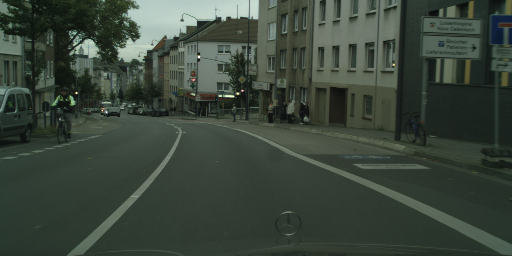
#> input picture images/aachen_000064_000019_leftImg8bit.png, 512 x 256 px, found by its file name
$ jupyter execute Lane_Detection.ipynb
#> lines starting #> are read from the running program, lines starting #| are printed output that depends on the picture; after the words box and inside, x2 and y2 are one past the last pixel; in counts of white or black regions, pixels touching at a corner belong together
[cell 1]
# Import necessary libraries
import cv2
import numpy as np
import matplotlib.pyplot as plt

# Function for gamma correction
def gamma_correction(image, gamma=1.0):
    """
    Apply gamma correction to the input image to adjust brightness.

    :param image: The input image (BGR format).
    :param gamma: The gamma factor for correction.
    :return: Gamma-corrected image (BGR format).
    """
    gamma_corrected = np.power(image / 255.0, gamma)
    gamma_corrected = (gamma_corrected * 255).astype(np.uint8)
    return gamma_corrected

[cell 2]
# Function for preprocessing the image
def preprocess_image(image):
    """
    Preprocess the input image for lane detection.

    :param image: The input image (BGR format).
    :return: Preprocessed image (grayscale, gamma-corrected).
    """
    # Convert the image to grayscale
    grayscale_image = cv2.cvtColor(image, cv2.COLOR_BGR2GRAY)

    # Apply gamma correction to enhance brightness
    gamma_corrected_image = gamma_correction(grayscale_image, gamma=1.5)

    return gamma_corrected_image

[cell 3]
# Function for detecting lane edges using Canny edge detection
def detect_lane_edges(image):
    """
    Detect lane edges using Canny edge detection.

    :param image: The preprocessed image (grayscale, gamma-corrected).
    :return: Lane edges (binary mask).
    """
    # Apply Gaussian blur to reduce noise
    blurred_image = cv2.GaussianBlur(image, (5, 5), 0)

    # Apply Canny edge detection
    edges = cv2.Canny(blurred_image, 50, 150)

    return edges

[cell 4]
# Function for creating an ROI mask based on vertices
def create_roi_mask(image, vertices):
    """
    Create a region of interest (ROI) mask based on vertices.

    :param image: The input image.
    :param vertices: Vertices of the polygon defining the ROI.
    :return: ROI mask (binary mask).
    """
    mask = np.zeros_like(image)
    cv2.fillPoly(mask, vertices, 255)
    return mask

[cell 5]
# Load the image
image_path = '/content/aachen_000064_000019_leftImg8bit.png'
image = cv2.imread(image_path)
#> image is the input picture: shape (256, 512, 3); mean B, G, R 59.4, 69.9, 59.1

[cell 6]
# Preprocess the image for lane detection
preprocessed_image = preprocess_image(image)
#> in gamma_correction, `gamma_corrected = np.power(image / 255.0, gamma)`:
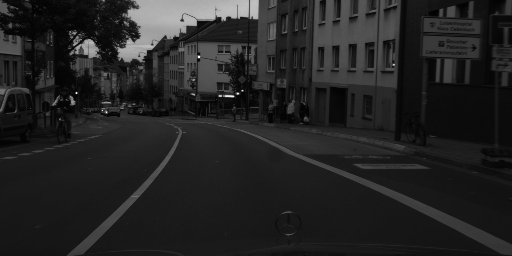
#> gamma_corrected: shape (256, 512) float64; min 0.0102, max 1, mean 0.142

[cell 7]
# Define vertices for the region of interest (ROI)
height, width = preprocessed_image.shape
#> height = 256; width = 512
roi_bottom_left = (0, height)
#> roi_bottom_left = (0, 256)
roi_top_left = (width * 0.4, height * 0.6)
#> roi_top_left = (204.8, 153.6)
roi_top_right = (width * 0.6, height * 0.6)
#> roi_top_right = (307.2, 153.6)
roi_bottom_right = (width, height)
#> roi_bottom_right = (512, 256)
roi_vertices = np.array([[roi_bottom_left, roi_top_left, roi_top_right, roi_bottom_right]], dtype=np.int32)

[cell 8]
# Create an ROI mask
roi_mask = create_roi_mask(preprocessed_image, roi_vertices)
#> in create_roi_mask, `cv2.fillPoly(mask, vertices, 255)`:
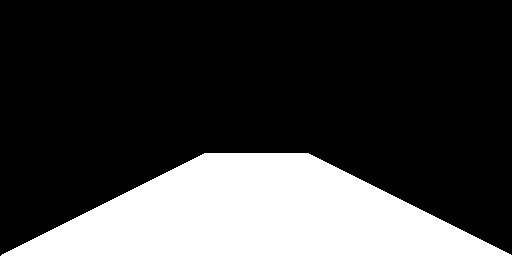
#> mask: shape (256, 512); 24.3% white; 1 white region, box (x1, y1, x2, y2) and area: (1, 153, 512, 256) 31825

[cell 9]
# Apply the ROI mask to the detected lane edges
lane_edges_roi = cv2.bitwise_and(detect_lane_edges(preprocessed_image), roi_mask)
#> in detect_lane_edges, `edges = cv2.Canny(blurred_image, 50, 150)`:
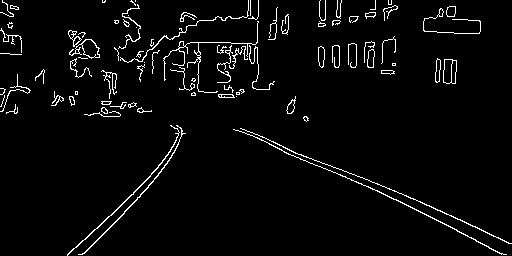
#> edges: shape (256, 512); 3.6% white in thin lines or dots
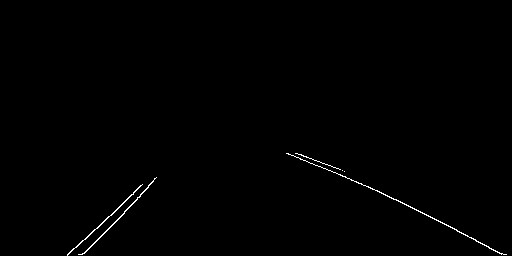
#> lane_edges_roi: shape (256, 512); 0.49% white in thin lines or dots, all inside (x1, y1, x2, y2) = (67, 153, 507, 256)

[cell 10]
# Display the original image
plt.imshow(cv2.cvtColor(image, cv2.COLOR_BGR2RGB))
plt.title('Original Image')
plt.axis('off')
plt.show()

$ run again, with images/bremen_000156_000019_leftImg8bit.png copied over images/aachen_000064_000019_leftImg8bit.png
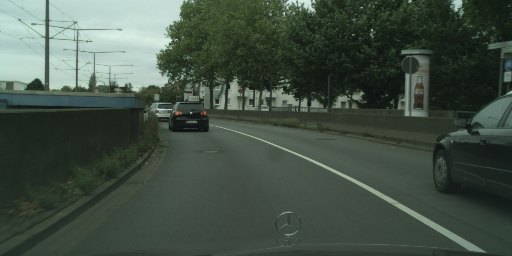
#> input picture images/bremen_000156_000019_leftImg8bit.png, 512 x 256 px, found by its file name
#> image is the input picture: shape (256, 512, 3); mean B, G, R 69.3, 80.6, 67.5
#> mask: shape (256, 512); 24.3% white; 1 white region, box (x1, y1, x2, y2) and area: (1, 153, 512, 256) 31825
#> in detect_lane_edges, `edges = cv2.Canny(blurred_image, 50, 150)`:
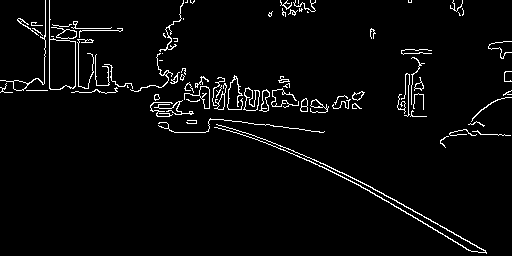
#> edges: shape (256, 512); 3.4% white in thin lines or dots
#> `lane_edges_roi = cv2.bitwise_and(detect_lane_edges(preprocessed_image)..`:
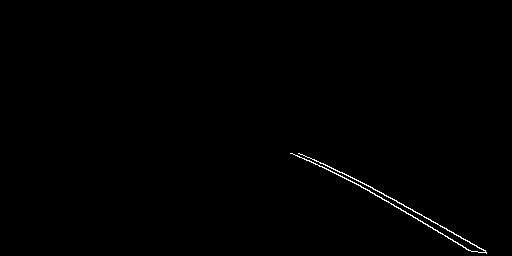
#> lane_edges_roi: shape (256, 512); 0.43% white in thin lines or dots, all inside (x1, y1, x2, y2) = (290, 153, 487, 254)

$ run again, with images/dusseldorf_000093_000019_leftImg8bit.png copied over images/aachen_000064_000019_leftImg8bit.png
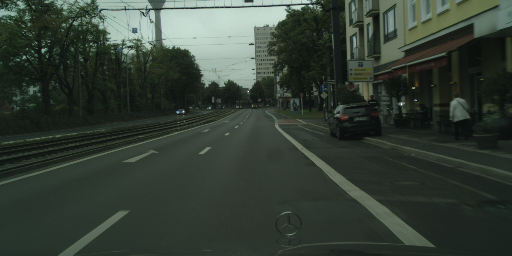
#> input picture images/dusseldorf_000093_000019_leftImg8bit.png, 512 x 256 px, found by its file name
#> image is the input picture: shape (256, 512, 3); mean B, G, R 53.5, 63, 52.4
#> mask: shape (256, 512); 24.3% white; 1 white region, box (x1, y1, x2, y2) and area: (1, 153, 512, 256) 31825
#> in detect_lane_edges, `edges = cv2.Canny(blurred_image, 50, 150)`:
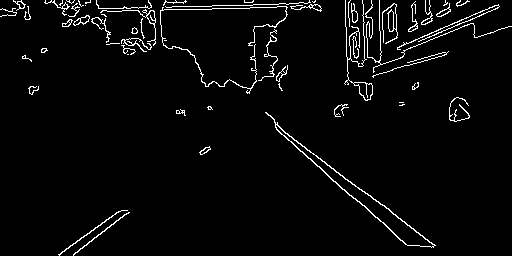
#> edges: shape (256, 512); 3.4% white in thin lines or dots
#> `lane_edges_roi = cv2.bitwise_and(detect_lane_edges(preprocessed_image)..`:
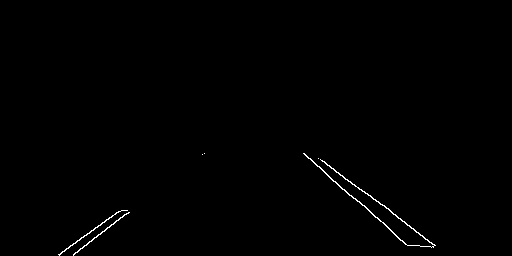
#> lane_edges_roi: shape (256, 512); 0.49% white in thin lines or dots, all inside (x1, y1, x2, y2) = (58, 153, 436, 256)

$ run again, with images/dusseldorf_000094_000019_leftImg8bit.png copied over images/aachen_000064_000019_leftImg8bit.png
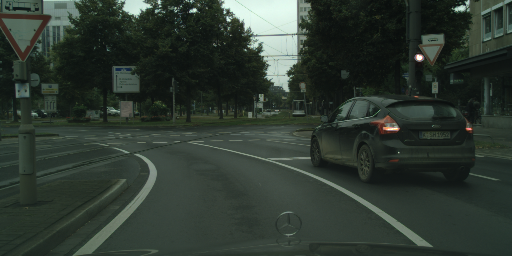
#> input picture images/dusseldorf_000094_000019_leftImg8bit.png, 512 x 256 px, found by its file name
#> image is the input picture: shape (256, 512, 3); mean B, G, R 49.4, 57.6, 47.1
#> mask: shape (256, 512); 24.3% white; 1 white region, box (x1, y1, x2, y2) and area: (1, 153, 512, 256) 31825
#> in detect_lane_edges, `edges = cv2.Canny(blurred_image, 50, 150)`:
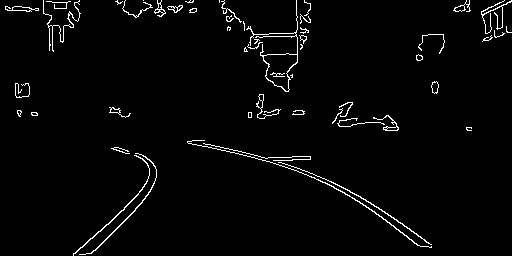
#> edges: shape (256, 512); 2.5% white in thin lines or dots
#> `lane_edges_roi = cv2.bitwise_and(detect_lane_edges(preprocessed_image)..`:
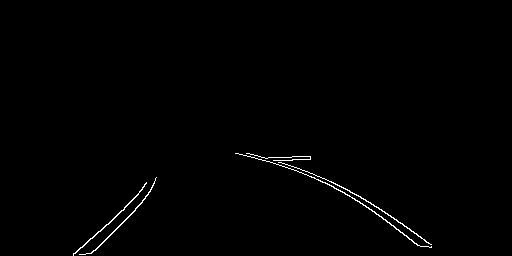
#> lane_edges_roi: shape (256, 512); 0.67% white in thin lines or dots, all inside (x1, y1, x2, y2) = (73, 153, 432, 256)
